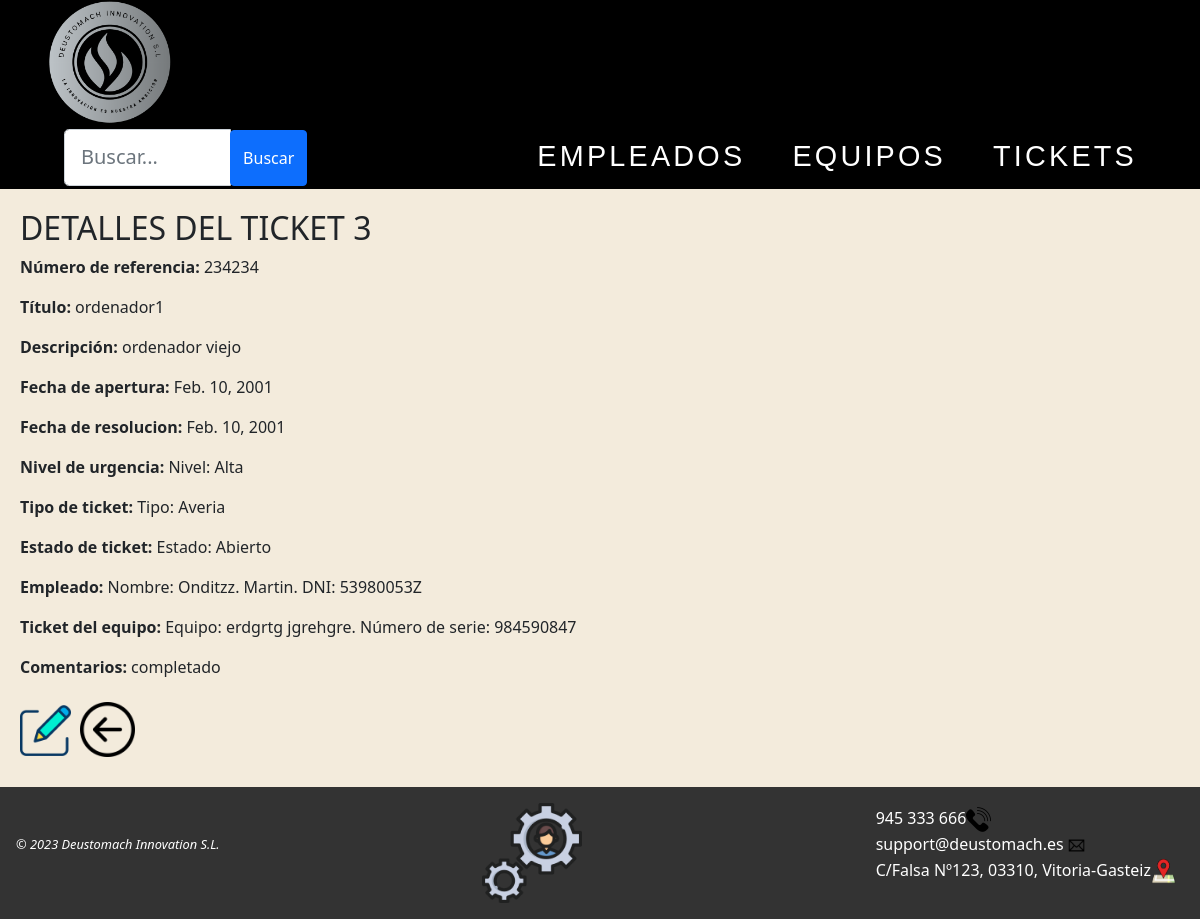
Before: /AppWeb/listadoTickets/3 with the older database file.
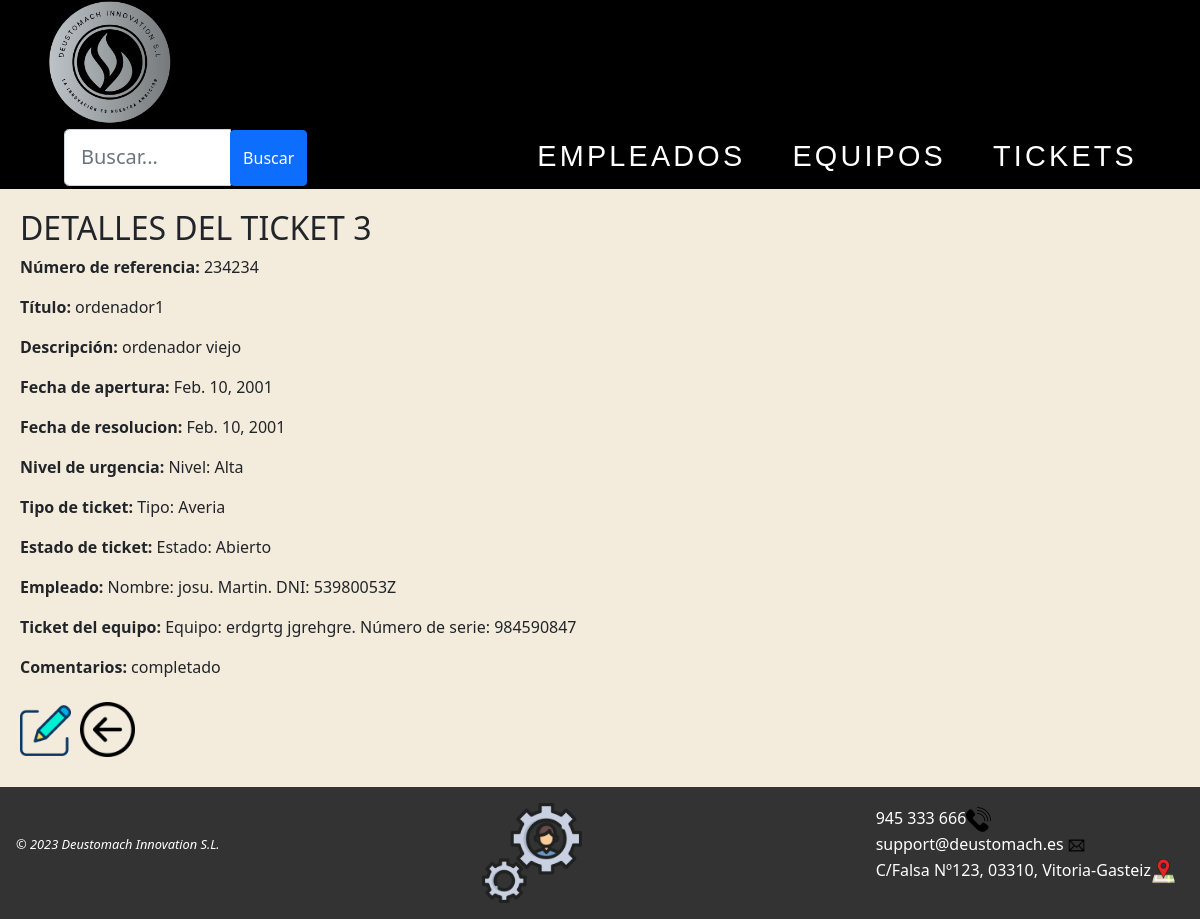
After: the same page with the newer database file.
### AppWeb/models.py (models this page shows, shortened)
class Ticket(models.Model):
    nref = models.CharField(max_length = 20, unique=True)
    titulo = models.CharField(max_length = 10)
    descripcion = models.CharField(max_length = 50)
    fechaApertura = models.DateField(null=True, blank=True)
    fechaResolucion = models.DateField(null=True, blank=True)
    nivelUrgencia = models.ForeignKey('NivelUrgencia', on_delete=models.CASCADE) # relación one-to-many para seleccionar el nivel de urgencia
    tipo = models.ForeignKey('TipoTicket', on_delete=models.CASCADE) # relación one-to-many para seleccionar el tipo de ticket
    estado = models.ForeignKey('EstadoTicket', on_delete=models.CASCADE) # relación one-to-many para seleccionar el estado del ticket
    empleado = models.ForeignKey('Empleado', on_delete=models.CASCADE, default="") # relación one-to-many, un ticket solo es atendido por un empleado
    equipo = models.ForeignKey('Equipo', on_delete=models.CASCADE, default="") # relación one-to-many, un ticket solo puede tener un equipo
    comentarios = models.CharField(max_length = 40)

class Empleado(models.Model):
    dni = models.CharField(max_length=9, unique=True)
    nombre = models.CharField(max_length=15)
    apellidos = models.CharField(max_length=25)
    email = models.CharField(max_length=30)
    telefono = models.IntegerField(default=0)
    def __str__(self):
        return f" Nombre: {self.nombre}. {self.apellidos}. DNI: {self.dni}"

class NivelUrgencia(models.Model):
    nombre = models.CharField(max_length=20)
    def __str__(self):
        return f" Nivel: {self.nombre}"

class TipoTicket(models.Model):
    nombre = models.CharField(max_length=20)
    def __str__(self):
        return f" Tipo: {self.nombre}"

class EstadoTicket(models.Model):
    nombre = models.CharField(max_length=20)
    def __str__(self):
        return f" Estado: {self.nombre}"

class Equipo(models.Model):
    nserie = models.CharField(max_length=20, unique=True)
    modelo = models.CharField(max_length=50)
    marca = models.CharField(max_length=30)
    tipo = models.CharField(max_length=20)
    fechaAdquisicion = models.DateField(null=True, blank=True)
    fechaPuestaMarcha = models.DateField(null=True, blank=True)
    provNombre = models.CharField(max_length=30)
    provTelefono = models.IntegerField(default=0)
    planta = models.CharField(max_length=15)
    def __str__(self):
        return f" Equipo: {self.marca} {self.modelo}. Número de serie: {self.nserie}"

### AppWeb/views.py (the view)
# urls.py: path('AppWeb/listadoTickets/<int:pk>',views.DetalleTicket.as_view(), name='detalle-ticket'),
class DetalleTicket(DetailView):
    template_name = 'detalleTicket.html'
    model = Ticket

### AppWeb/templates/detalleTicket.html
{% extends "homeTickets.html" %}
{% load static %}
{% block contenido %}
{% if ticket %}
<div class="contenido">
    <h2>DETALLES DEL TICKET {{ticket.id}}</h2>
    <ul class="detalles">
        <li>
            <p><b>Número de referencia: </b>{{ticket.nref}} </p>
        </li>
        <li>
            <p><b>Título: </b>{{ticket.titulo}}</p>
        </li>
        <li>
            <p><b>Descripción: </b>{{ticket.descripcion}}</p>
        </li>
        <li>
            <p><b>Fecha de apertura: </b>{{ticket.fechaApertura}}</p>
        </li>
        <li>
            <p><b>Fecha de resolucion: </b>{{ticket.fechaResolucion}} </p>
        </li>
        <li>
            <p><b>Nivel de urgencia: </b>{{ticket.nivelUrgencia}} </p>
        </li>
        <li>
            <p><b>Tipo de ticket: </b>{{ticket.tipo}}</p>
        </li>
        <li>
            <p><b>Estado de ticket: </b>{{ticket.estado}}</p>
        </li>
        <li>
            <p><b>Empleado: </b>{{ticket.empleado}}</p>
        </li>
        <li>
            <p><b>Ticket del equipo: </b>{{ticket.equipo}}</p>
        </li>
        <li>
            <p><b>Comentarios: </b>{{ticket.comentarios}}</p>
        </li>
    </ul>
    {% else %}
    <p>No existe el ticket seleccionado.</p>
    {% endif %}
    <a href="{% url 'gestion:modificar-ticket' ticket.id %}"><img src="{% static 'images/editar.png' %}" width="51px"
        title="Haz clic para editar este ticket"></a>
    <a href="{% url 'gestion:listado-ticket' %}"><img class="atras" src="{% static 'images/back.png' %}" title="Pulsa para volver a la página anterior"></a>
</div>
{% endblock %}

Changed rows visible on the page:
changed through a linked row, Ticket "ordenador1": empleado "Nombre: Onditzz. Martin. DNI: 53980053Z" → "Nombre: josu. Martin. DNI: 53980053Z"
